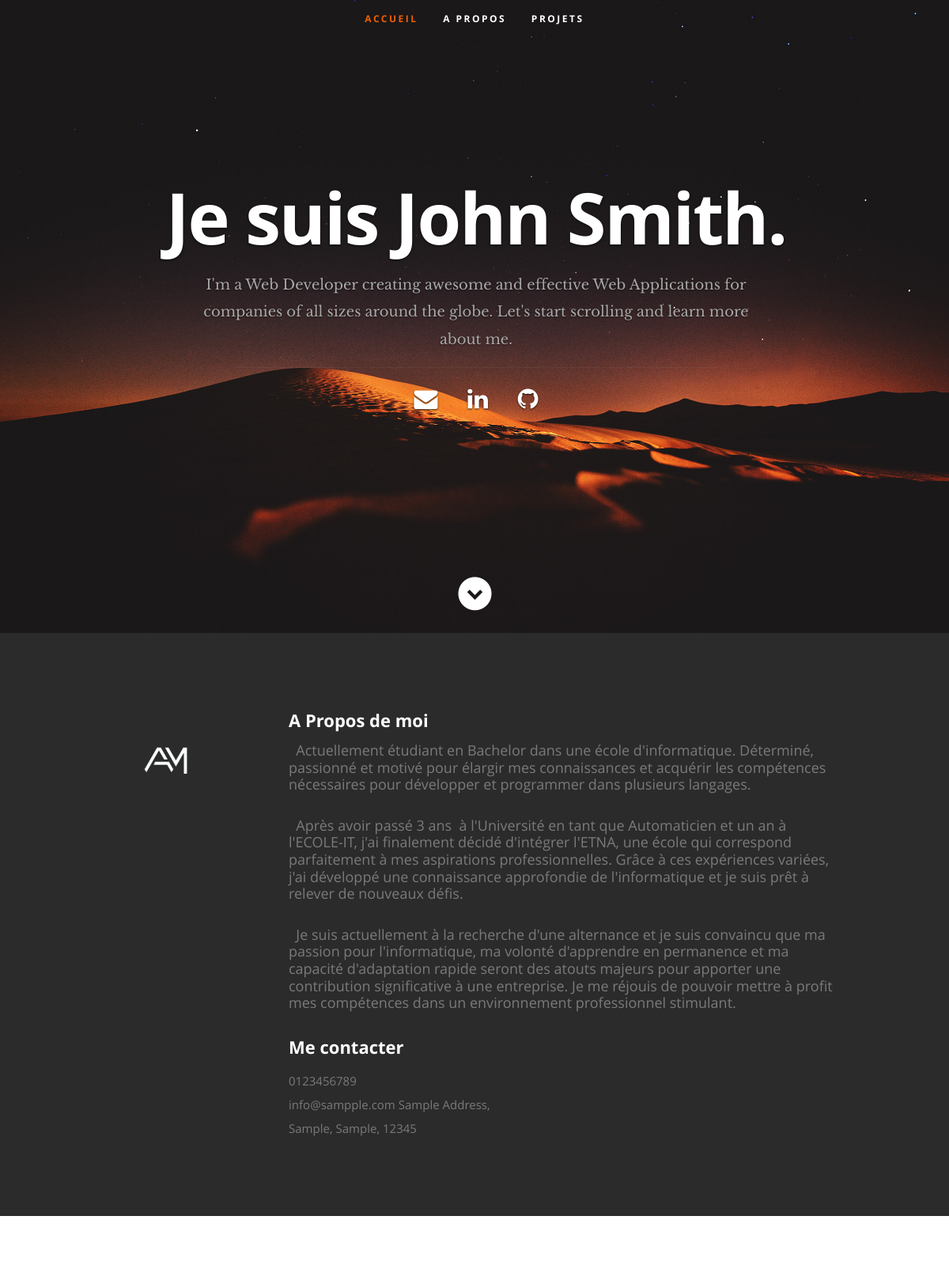
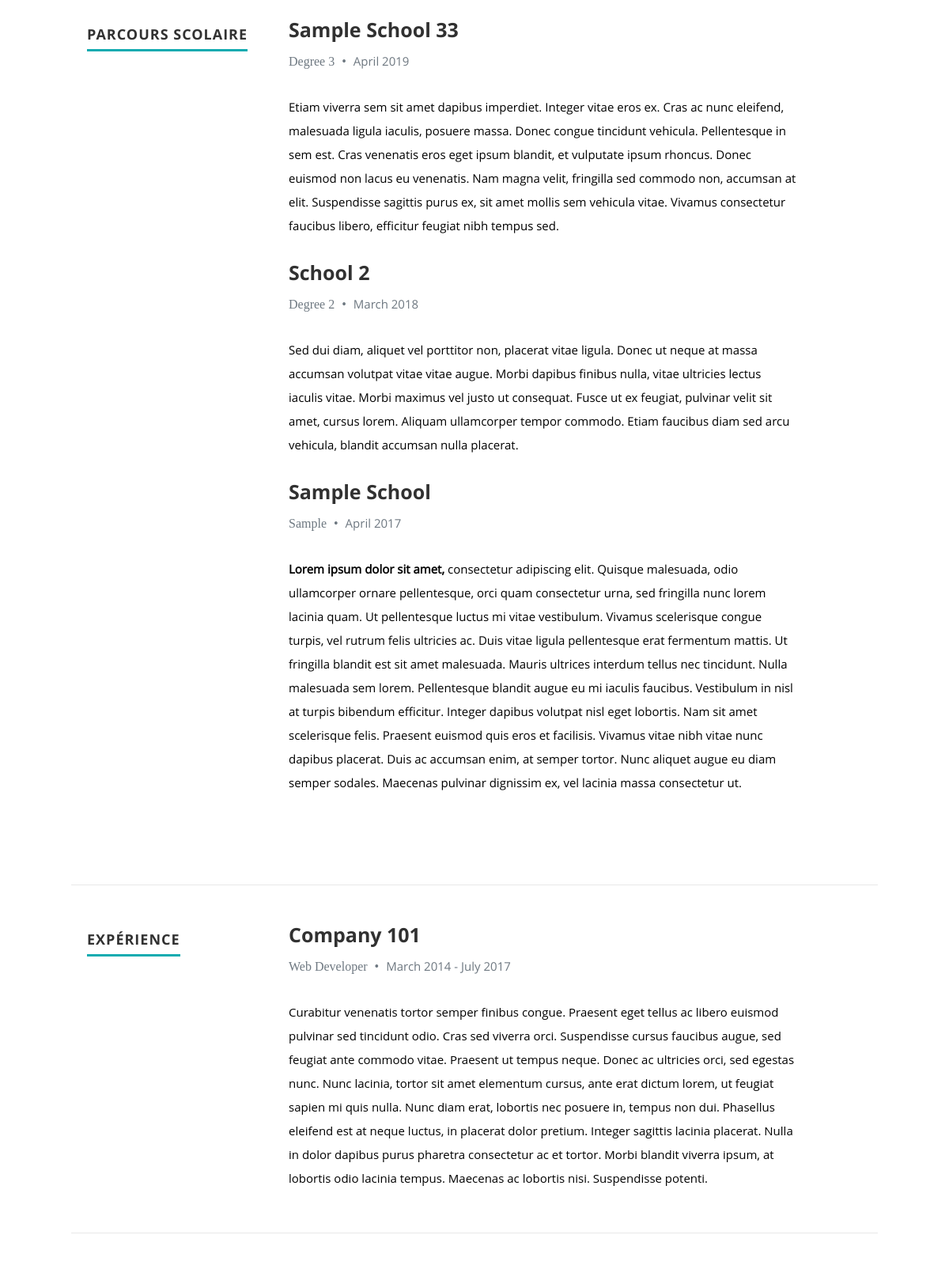
The page / (upper part) on the database its author committed (2 pictures, top to bottom).
### tables this page shows
CREATE TABLE `users` (
  `id` int(50) NOT NULL,
  `firstname` varchar(250) NOT NULL,
  `lastname` varchar(250) NOT NULL,
  `username` text NOT NULL,
  `password` text NOT NULL,
  `avatar` text DEFAULT NULL,
  `last_login` datetime DEFAULT NULL,
  `date_added` datetime NOT NULL DEFAULT current_timestamp(),
  `date_updated` datetime DEFAULT NULL ON UPDATE current_timestamp()
);

CREATE TABLE `education` (
  `id` int(30) NOT NULL,
  `school` text DEFAULT NULL,
  `degree` text DEFAULT NULL,
  `month` varchar(50) NOT NULL,
  `year` int(10) NOT NULL,
  `description` text DEFAULT NULL,
  `order_by` int(30) NOT NULL
);

CREATE TABLE `work` (
  `id` int(30) NOT NULL,
  `company` text DEFAULT NULL,
  `position` text DEFAULT NULL,
  `started` varchar(250) NOT NULL,
  `ended` varchar(250) NOT NULL,
  `description` text DEFAULT NULL,
  `order_by` int(30) NOT NULL
);

### classes/DBConnection.php (called while the page is built, shortened)
<?php
class DBConnection{
    private $host = DB_SERVER;
    private $username = DB_USERNAME;
    private $password = DB_PASSWORD;
    private $database = DB_NAME;
    public $conn;
    public function __construct(){
        if (!isset($this->conn)) {
            $this->conn = new mysqli($this->host, $this->username, $this->password, $this->database);
        }
    }
}
?>

### classes/SystemSettings.php (called while the page is built, shortened)
<?php
class SystemSettings extends DBConnection{
	function info($field=''){
		if(!empty($field)){
			if(isset($_SESSION['system_info'][$field]))
				return $_SESSION['system_info'][$field];
			else
				return false;
		}else{
			return false;
		}
	}
}
$_settings = new SystemSettings();
?>

### index.php (the view, shortened to what this page needs)
<?php require_once('config.php'); ?>
 <!DOCTYPE html>
<html lang="en" class="" style="height: auto;">
<?php require_once('inc/header.php') ?>
<head>
    <link rel="stylesheet" type="text/css" href="style.css">
  </head>
  <body>
   <header id="home">
      <nav id="nav-wrap">
         <ul id="nav" class="nav">
            <li class="current"><a class="smoothscroll" href="#home">Accueil</a></li>
            <li><a class="smoothscroll" href="#about">A Propos</a></li>
            <li><a class="smoothscroll" href="#portfolio">Projets</a></li>
         </ul>
      </nav>
<?php
$u_qry = $conn->query("SELECT * FROM users where id = 1");
foreach($u_qry->fetch_array() as $k => $v){
  if(!is_numeric($k)){
    $user[$k] = $v;
  }
}
$c_qry = $conn->query("SELECT * FROM contacts");
while($row = $c_qry->fetch_assoc()){
    $contact[$row['meta_field']] = $row['meta_value'];
}
?>
      <div class="row banner">
         <div class="banner-text">
            <h1 class="responsive-headline">Je suis <?php echo isset($user) ? ucwords($user['firstname'].' '.$user['lastname']) : ""; ?>.</h1>
            <h3><?php echo stripslashes($_settings->info('welcome_message')) ?></h3>
            <hr />
            <ul class="social">
               <li><a target="_blank" href="mailto:<?php echo $contact['email'] ?>"><i class="fa fa-envelope"></i></a></li>
               <li><a target="_blank" href="<?php echo $contact['linkin'] ?>"><i class="fa fa-linkedin"></i></a></li>
               <li><a target="_blank" href="<?php echo $contact['twitter'] ?>"><i class="fa fa-github"></i></a></li>
            </ul>
         </div>
      </div>
      <p class="scrolldown">
         <a class="smoothscroll" href="#about"><i class="icon-down-circle"></i></a>
      </p>
   </header>
   <section id="about">
      <div class="row">
         <div class="three columns">
         <img class="profile-pic" src="logo.png" alt="" style="width: 200px; height: auto;" />
         </div>
         <div class="nine columns main-col">
            <h2>A Propos de moi</h2>
            <div id="about_me"><?php include "about.html"; ?></div>
            <div class="row">
               <div class="columns contact-details">
                  <h2>Me contacter</h2>
                  <p class="address">
               <span><?php echo $contact['mobile'] ?></span><br>
                     <span><?php echo $contact['email'] ?></span>
                     <span><?php echo $contact['address'] ?></span><br>
             </p>
               </div>
               <div class="columns download">
               </div>
            </div>
         </div>
      </div>
   </section>
   <section id="resume">
      <div class="row education">
         <div class="three columns header-col">
            <h1><span>Parcours scolaire</span></h1>
         </div>
         <div class="nine columns main-col">
          <?php
          $e_qry = $conn->query("SELECT * FROM education order by year desc, month desc");
          while($row = $e_qry->fetch_assoc()):
          ?>
            <div class="row item">
               <div class="twelve columns">
                  <h3><?php echo $row['school'] ?></h3>
                  <p class="info"><?php echo $row['degree'] ?> <span>&bull;</span> <em class="date"><?php echo $row['month'].' '.$row['year'] ?></em></p>
                  <p>
                  <?php echo stripslashes(html_entity_decode($row['description'])) ?>
                  </p>
               </div>
            </div>
          <?php endwhile; ?>
         </div>
      </div>
      <div class="row work">
         <div class="three columns header-col">
            <h1><span>Expérience</span></h1>
         </div>
         <div class="nine columns main-col">
          <?php
          $w_qry = $conn->query("SELECT * FROM work ");
          while($row = $w_qry->fetch_assoc()):
          ?>
            <div class="row item">
               <div class="twelve columns">
                  <h3><?php echo $row['company'] ?></h3>
                  <p class="info"><?php echo $row['position'] ?> <span>&bull;</span> <em class="date"><?php echo str_replace("_"," ",$row['started']) ?> - <?php echo str_replace("_"," ",$row['ended']) ?></em></p>
                  <p><?php echo stripslashes(html_entity_decode($row['description'])) ?></p>
               </div>
            </div>
          <?php endwhile; ?>
         </div>
      </div>
  </body>
</html>

### inc/header.php (shortened to what this page needs)
<head>
   <link rel="stylesheet" href="<?php echo base_url ?>profile_asset/css/default.css">
  <link rel="stylesheet" href="<?php echo base_url ?>profile_asset/css/layout.css">
   <link rel="stylesheet" href="<?php echo base_url ?>profile_asset/css/media-queries.css">
   <link rel="stylesheet" href="<?php echo base_url ?>profile_asset/css/magnific-popup.css">
  </head>

### profile_asset/css/default.css (style rules this page uses)
html, body, div, span, object, iframe, h1, h2, h3, h4, h5, h6, p, blockquote, pre, abbr, address, cite, code, del, dfn, em, img, ins, kbd, q, samp, small, strong, sub, sup, var, b, i, dl, dt, dd, ol, ul, li, fieldset, form, label, legend, table, caption, tbody, tfoot, thead, tr, th, td, article, aside, canvas, details, figcaption, figure, footer, header, hgroup, menu, nav, section, summary, time, mark, audio, video { margin: 0; padding: 0; border: 0; outline: 0; font-size: 100%; vertical-align: baseline; background: transparent; }
article,aside,details,figcaption,figure, footer,header,hgroup,menu,nav,section { display: block; }
*, *:before, *:after { -moz-box-sizing: border-box; -webkit-box-sizing: border-box; box-sizing: border-box; }
html { font-size: 62.5%; -webkit-font-smoothing: antialiased; }
body { background: #fff; font-family: 'opensans-regular', sans-serif; font-weight: normal; font-size: 15px; line-height: 30px; color: #838C95; -webkit-font-smoothing: antialiased; -webkit-text-size-adjust: 100%; }
h1, h2, h3, h4, h5, h6 { color: #313131; font-family: 'opensans-bold', sans-serif; font-weight: normal; }
h1 { font-size: 38px; line-height: 42px; margin-bottom: 12px; letter-spacing: -1px; }
h2 { font-size: 28px; line-height: 36px; margin-bottom: 6px; }
h3 { font-size: 22px; line-height: 30px; margin-bottom: 12px; }
p { margin: 0 0 30px 0; }
em { font: 15px/30px 'opensans-italic', sans-serif; }
hr { border: solid #E3E3E3; border-width: 1px 0 0; clear: both; margin: 11px 0 30px; height: 0; }
a, a:visited { text-decoration: none; outline: 0; color: #11ABB0; -webkit-transition: color .3s ease-in-out; -moz-transition: color .3s ease-in-out; -o-transition: color .3s ease-in-out; transition: color .3s ease-in-out; }
p a, p a:visited { line-height: inherit; }
ul, ol { margin-bottom: 24px; margin-top: 12px; }
ul { list-style: none outside; }
li { line-height: 18px; margin-bottom: 12px; }
img { max-width: 100%; height: auto; }
.row { width: 96%; max-width: 1020px; margin: 0 auto; }
.row .row { width: auto; max-width: none; margin: 0 -20px; }
.row:before, .row:after { content: " "; display: table; }
.row:after { clear: both; }
.column, .columns { position: relative; padding: 0 20px; min-height: 1px; float: left; }
[class*="column"] + [class*="column"]:last-child { float: right; }
.row .three { width: 25%; }
.row .nine { width: 75%; }
.row .twelve { width: 100%; }

### style.css (style rules this page uses)
#about_me * { color: #7a7a7a !important; }
.social a { display: inline-block; transition: transform 0.3s ease; }
section, header { opacity: 0; transform: translateX(-80%); animation: slideInRight 1s ease-in-out forwards; }

### rows shown on the page
users: firstname+lastname "John Smith"
education: school "Sample School 33", degree "Degree 3", month "April", year "2019", description "Etiam viverra sem sit amet dapibus imperdiet. Integer vitae eros ex. Cras ac nunc eleifend, malesuada ligula iaculis, posuere massa. Donec congue tincidunt vehicula. Pellentesque in sem est. Cras venenatis eros eget ipsum blandit, et vulputate ipsum rhoncus. Donec euismod non lacus eu venenatis. Nam magna velit, fringilla sed commodo non, accumsan at elit. Suspendisse sagittis purus ex, sit amet mollis sem vehicula vitae. Vivamus consectetur faucibus libero, efficitur feugiat nibh tempus sed."
education: school "School 2", degree "Degree 2", month "March", year "2018", description "Sed dui diam, aliquet vel porttitor non, placerat vitae ligula. Donec ut neque at massa accumsan volutpat vitae vitae augue. Morbi dapibus finibus nulla, vitae ultricies lectus iaculis vitae. Morbi maximus vel justo ut consequat. Fusce ut ex feugiat, pulvinar velit sit amet, cursus lorem. Aliquam ullamcorper tempor commodo. Etiam faucibus diam sed arcu vehicula, blandit accumsan nulla placerat."
education: school "Sample School", degree "Sample", month "April", year "2017", description "Lorem ipsum dolor sit amet, consectetur adipiscing elit. Quisque malesuada, odio ullamcorper ornare pellentesque, orci quam consectetur urna, sed fringilla nunc lorem lacinia quam. Ut pellentesque luctus mi vitae vestibulum. Vivamus scelerisque congue turpis, vel rutrum felis ultricies ac. Duis vitae ligula pellentesque erat fermentum mattis. Ut fringilla blandit est sit amet malesuada. Mauris ultrices interdum tellus nec tincidunt. Nulla malesuada sem lorem. Pellentesque blandit augue eu mi iaculis faucibus. Vestibulum in nisl at turpis bibendum efficitur. Integer dapibus volutpat nisl eget lobortis. Nam sit amet scelerisque felis. Praesent euismod quis eros et facilisis. Vivamus vitae…"
work: company "Company 101", position "Web Developer", started "March 2014", ended "July 2017", description "Curabitur venenatis tortor semper finibus congue. Praesent eget tellus ac libero euismod pulvinar sed tincidunt odio. Cras sed viverra orci. Suspendisse cursus faucibus augue, sed feugiat ante commodo vitae. Praesent ut tempus neque. Donec ac ultricies orci, sed egestas nunc. Nunc lacinia, tortor sit amet elementum cursus, ante erat dictum lorem, ut feugiat sapien mi quis nulla. Nunc diam erat, lobortis nec posuere in, tempus non dui. Phasellus eleifend est at neque luctus, in placerat dolor pretium. Integer sagittis lacinia placerat. Nulla in dolor dapibus purus pharetra consectetur ac et tortor. Morbi blandit viverra ipsum, at lobortis odio lacinia tempus. Maecenas ac lobortis nisi.…"

### other values the page prints
$_settings->info('welcome_message') "I'm a Web Developer creating awesome and effective Web Applications for companies of all sizes around the globe. Let's start scrolling and learn more about me."
$contact['mobile'] "0123456789"
$contact['email'] "info@sampple.com"
$contact['address'] "Sample Address, Sample, Sample, 12345"
